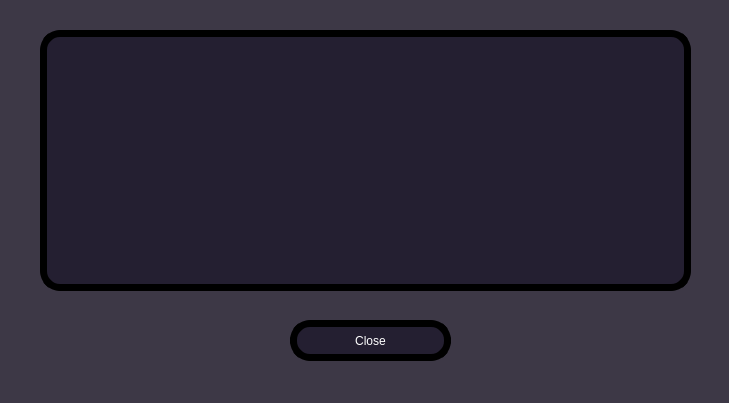
<?xml version="1.0" encoding="UTF-8"?>
<ui version="4.0">
 <class>GeneratedCommands</class>
 <widget class="QDialog" name="GeneratedCommands">
  <property name="geometry">
   <rect>
    <x>0</x>
    <y>0</y>
    <width>729</width>
    <height>403</height>
   </rect>
  </property>
  <property name="windowTitle">
   <string>GeneratedCommands</string>
  </property>
  <property name="styleSheet">
   <string notr="true">background-color: rgb(61, 56, 70);</string>
  </property>
  <widget class="QPushButton" name="close_button">
   <property name="geometry">
    <rect>
     <x>290</x>
     <y>320</y>
     <width>161</width>
     <height>41</height>
    </rect>
   </property>
   <property name="styleSheet">
    <string notr="true">color: white;
background-color: rgb(36, 31, 49);
border-radius: 20px;
font: 75 13pt &quot;Dyuthi&quot;;
border: 7px solid black;</string>
   </property>
   <property name="text">
    <string>Close</string>
   </property>
  </widget>
  <widget class="QPlainTextEdit" name="commands">
   <property name="geometry">
    <rect>
     <x>40</x>
     <y>30</y>
     <width>651</width>
     <height>261</height>
    </rect>
   </property>
   <property name="styleSheet">
    <string notr="true">color: white;
background-color: rgb(36, 31, 49);
border-radius: 20px;
font: 75 13pt &quot;Dyuthi&quot;;
border: 7px solid black;</string>
   </property>
   <property name="plainText">
    <string/>
   </property>
  </widget>
 </widget>
 <resources/>
 <connections/>
</ui>
